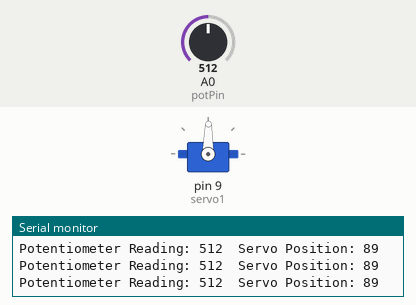
This sketch was run on a simulated Arduino Uno, built with avr-gcc and run on an emulated ATmega328P. Shown: servo, the last lines printed to the serial monitor. Inputs (shaded band) come from the test bench; at power-on: A0 (potPin) = 512.

Above: at 1.2 s.
1.3 s: A0 (potPin) set to 563
At 2.6 s:
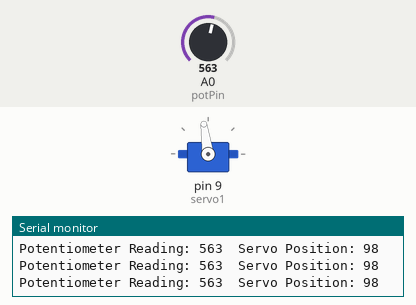
4.3 s: A0 (potPin) set to 579
At 4.7 s:
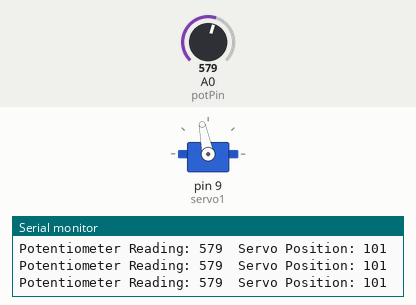
5.8 s: A0 (potPin) set to 306
At 6.9 s:
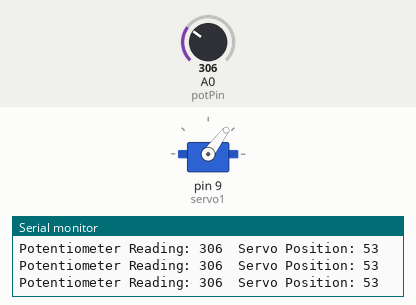
7.3 s: A0 (potPin) set to 107
At 7.9 s:
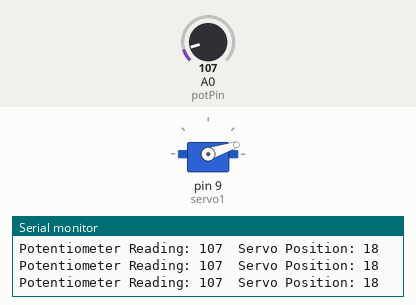
8.8 s: A0 (potPin) set to 94
At 10.2 s:
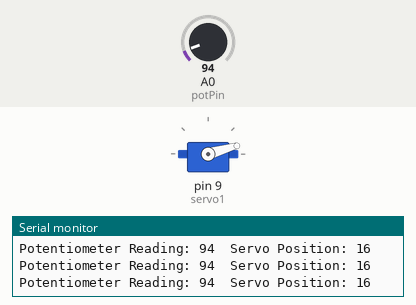
11.8 s: A0 (potPin) set to 122
At 13.0 s:
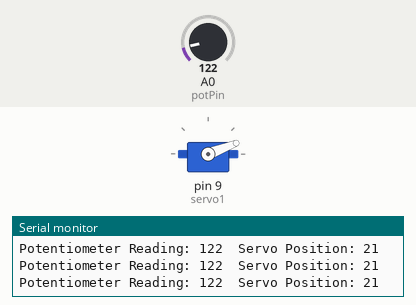
Timing chart, 0 to 14.3 s (numbered marks = the images above; inputs shaded):
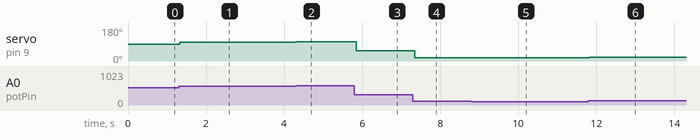

The sketch:

Servo_Potentiometer_Control.ino
```cpp
#include <Servo.h>
Servo servo1;
const int potPin = 0;

void setup() {

servo1.attach(9);
Serial.begin(9600);

}

void loop() {

int potValue;
int servoPosition;

potValue = analogRead(potPin);

servoPosition = map(potValue, 0, 1023, 0, 179);
servoPosition = constrain(servoPosition, 10, 170);

servo1.write(servoPosition);
delay(40);

Serial.print("Potentiometer Reading: ");
Serial.print(potValue);
Serial.print("  Servo Position: ");
Serial.println(servoPosition);

}
```

Measured:
- after the input at 1.3 s, servo on pin 9 (servo1): 89° → 98° at once
- after the input at 4.3 s, servo on pin 9 (servo1): 98° → 101° at once
- after the input at 5.8 s, servo on pin 9 (servo1): 101° → 53° after 0.05 s
- after the input at 7.3 s, servo on pin 9 (servo1): 53° → 18° at once
- after the input at 8.8 s, servo on pin 9 (servo1): 18° → 16° at once
- after the input at 11.8 s, servo on pin 9 (servo1): 16° → 21° at once
